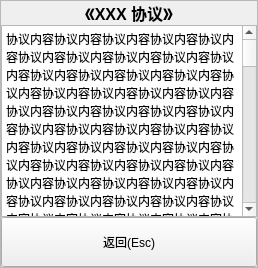
       <widget class="QWidget" name="tab_agreement">
        <attribute name="title">
         <string>协议</string>
        </attribute>
        <layout class="QVBoxLayout" name="verticalLayout_5">
         <property name="spacing">
          <number>0</number>
         </property>
         <property name="leftMargin">
          <number>0</number>
         </property>
         <property name="topMargin">
          <number>0</number>
         </property>
         <property name="rightMargin">
          <number>0</number>
         </property>
         <property name="bottomMargin">
          <number>0</number>
         </property>
         <item>
          <widget class="QFrame" name="frame_agreement_details">
           <property name="frameShape">
            <enum>QFrame::StyledPanel</enum>
           </property>
           <property name="frameShadow">
            <enum>QFrame::Raised</enum>
           </property>
           <layout class="QVBoxLayout" name="verticalLayout_4">
            <property name="spacing">
             <number>0</number>
            </property>
            <property name="leftMargin">
             <number>0</number>
            </property>
            <property name="topMargin">
             <number>0</number>
            </property>
            <property name="rightMargin">
             <number>0</number>
            </property>
            <property name="bottomMargin">
             <number>0</number>
            </property>
            <item>
             <widget class="QLabel" name="label_agreement">
              <property name="sizePolicy">
               <sizepolicy hsizetype="Preferred" vsizetype="Maximum">
                <horstretch>0</horstretch>
                <verstretch>0</verstretch>
               </sizepolicy>
              </property>
              <property name="font">
               <font>
                <pointsize>12</pointsize>
                <bold>true</bold>
               </font>
              </property>
              <property name="text">
               <string>《XXX 协议》</string>
              </property>
              <property name="alignment">
               <set>Qt::AlignHCenter|Qt::AlignTop</set>
              </property>
             </widget>
            </item>
            <item>
             <widget class="QTextBrowser" name="textBrowser_agreement_details_in_agreement_details">
              <property name="sizePolicy">
               <sizepolicy hsizetype="Expanding" vsizetype="Expanding">
                <horstretch>0</horstretch>
                <verstretch>1</verstretch>
               </sizepolicy>
              </property>
              <property name="html">
               <string>&lt;!DOCTYPE HTML PUBLIC &quot;-//W3C//DTD HTML 4.0//EN&quot; &quot;http://www.w3.org/TR/REC-html40/strict.dtd&quot;&gt;
&lt;html&gt;&lt;head&gt;&lt;meta name=&quot;qrichtext&quot; content=&quot;1&quot; /&gt;&lt;meta charset=&quot;utf-8&quot; /&gt;&lt;style type=&quot;text/css&quot;&gt;
p, li { white-space: pre-wrap; }
hr { height: 1px; border-width: 0; }
li.unchecked::marker { content: &quot;\2610&quot;; }
li.checked::marker { content: &quot;\2612&quot;; }
&lt;/style&gt;&lt;/head&gt;&lt;body style=&quot; font-family:'Microsoft YaHei UI'; font-size:9pt; font-weight:400; font-style:normal;&quot;&gt;
&lt;p style=&quot; margin-top:0px; margin-bottom:0px; margin-left:0px; margin-right:0px; -qt-block-indent:0; text-indent:0px;&quot;&gt;协议内容协议内容协议内容协议内容协议内容协议内容协议内容协议内容协议内容协议内容协议内容协议内容协议内容协议内容协议内容协议内容协议内容协议内容协议内容协议内容协议内容协议内容协议内容协议内容协议内容协议内容协议内容协议内容协议内容协议内容协议内容协议内容协议内容协议内容协议内容协议内容协议内容协议内容协议内容协议内容协议内容协议内容协议内容协议内容协议内容协议内容协议内容协议内容协议内容协议内容协议内容协议内容协议内容协议内容协议内容协议内容协议内容协议内容协议内容协议内容协议内容协议内容协议内容协议内容协议内容协议内容协议内容协议内容协议内容协议内容协议内容协议内容协议内容协议内容协议内容协议内容协议内容协议内容协议内容协议内容协议内容协议内容协议内容协议内容协议内容协议内容协议内容协议内容协议内容协议内容协议内容协议内容协议内容协议内容协议内容协议内容协议内容协议内容协议内容协议内容协议内容协议内容协议内容协议内容协议内容协议内容协议内容协议内容协议内容协议内容协议内容协议内容协议内容协议内容协议内容协议内容协议内容协议内容协议内容协议内容协议内容协议内容协议内容协议内容协议内容协议内容协议内容协议内容协议内容协议内容协议内容协议内容协议内容协议内容协议内容协议内容协议内容协议内容协议内容协议内容协议内容协议内容协议内容协议内容协议内容协议内容协议内容协议内容协议内容协议内容协议内容协议内容协议内容协议内容协议内容协议内容协议内容协议内容协议内容协议内容协议内容协议内容协议内容协议内容协议内容协议内容协议内容协议内容协议内容协议内容协议内容协议内容协议内容协议内容协议内容协议内容协议内容协议内容协议内容协议内容协议内容协议内容协议内容协议内容协议内容协议内容协议内容协议内容协议内容协议内容协议内容协议内容协议内容协议内容协议内容协议内容协议内容协议内容协议内容协议内容协议内容协议内容协议内容协议内容协议内容协议内容协议内容协议内容协议内容协议内容协议内容协议内容协议内容协议内容协议内容协议内容协议内容协议内容协议内容协议内容协议内容协议内容协议内容协议内容协议内容协议内容协议内容协议内容协议内容协议内容协议内容协议内容协议内容协议内容协议内容协议内容协议内容协议内容协议内容协议内容协议内容协议内容协议内容协议内容协议内容协议内容协议内容协议内容协议内容协议内容协议内容协议内容协议内容协议内容协议内容协议内容协议内容协议内容协议内容协议内容协议内容协议内容协议内容协议内容协议内容协议内容协议内容协议内容协议内容协议内容协议内容协议内容协议内容协议内容协议内容协议内容协议内容协议内容协议内容协议内容协议内容协议内容协议内容协议内容协议内容协议内容协议内容协议内容协议内容协议内容协议内容协议内容协议内容协议内容协议内容协议内容协议内容协议内容协议内容协议内容协议内容协议内容协议内容协议内容协议内容协议内容协议内容协议内容协议内容协议内容协议内容协议内容协议内容协议内容协议内容协议内容协议内容协议内容协议内容协议内容协议内容协议内容协议内容协议内容协议内容协议内容协议内容协议内容协议内容协议内容协议内容协议内容协议内容协议内容协议内容协议内容协议内容协议内容协议内容协议内容协议内容协议内容协议内容协议内容协议内容协议内容协议内容协议内容协议内容协议内容协议内容协议内容协议内容协议内容协议内容协议内容协议内容协议内容协议内容协议内容协议内容协议内容协议内容协议内容协议内容协议内容协议内容协议内容协议内容协议内容协议内容协议内容协议内容协议内容协议内容协议内容协议内容协议内容协议内容协议内容协议内容协议内容协议内容协议内容协议内容协议内容协议内容协议内容协议内容协议内容协议内容协议内容协议内容协议内容协议内容协议内容协议内容协议内容协议内容协议内容协议内容协议内容协议内容协议内容协议内容协议内容协议内容协议内容协议内容协议内容协议内容协议内容协议内容协议内容协议内容协议内容协议内容协议内容协议内容协议内容协议内容协议内容协议内容协议内容协议内容协议内容协议内容协议内容协议内容协议内容协议内容协议内容协议内容协议内容协议内容协议内容协议内容协议内容协议内容协议内容协议内容协议内容协议内容协议内容协议内容协议内容协议内容协议内容协议内容协议内容协议内容协议内容协议内容协议内容协议内容协议内容协议内容协议内容协议内容协议内容协议内容协议内容协议内容协议内容协议内容协议内容协议内容协议内容协议内容协议内容协议内容协议内容协议内容协议内容协议内容协议内容协议内容协议内容协议内容协议内容协议内容协议内容协议内容协议内容协议内容协议内容协议内容协议内容协议内容协议内容协议内容协议内容协议内容协议内容协议内容协议内容协议内容协议内容协议内容协议内容协议内容协议内容协议内容协议内容协议内容协议内容协议内容协议内容协议内容协议内容协议内容协议内容协议内容协议内容协议内容协议内容协议内容协议内容协议内容协议内容协议内容协议内容协议内容协议内容协议内容协议内容协议内容协议内容&lt;/p&gt;&lt;/body&gt;&lt;/html&gt;</string>
              </property>
             </widget>
            </item>
            <item>
             <widget class="QPushButton" name="pushButton_goback_login_in_agreement_details">
              <property name="sizePolicy">
               <sizepolicy hsizetype="Minimum" vsizetype="Expanding">
                <horstretch>0</horstretch>
                <verstretch>0</verstretch>
               </sizepolicy>
              </property>
              <property name="minimumSize">
               <size>
                <width>0</width>
                <height>50</height>
               </size>
              </property>
              <property name="maximumSize">
               <size>
                <width>16777215</width>
                <height>100</height>
               </size>
              </property>
              <property name="text">
               <string>返回(Esc)</string>
              </property>
              <property name="shortcut">
               <string>Esc</string>
              </property>
             </widget>
            </item>
           </layout>
          </widget>
         </item>
        </layout>
       </widget>
